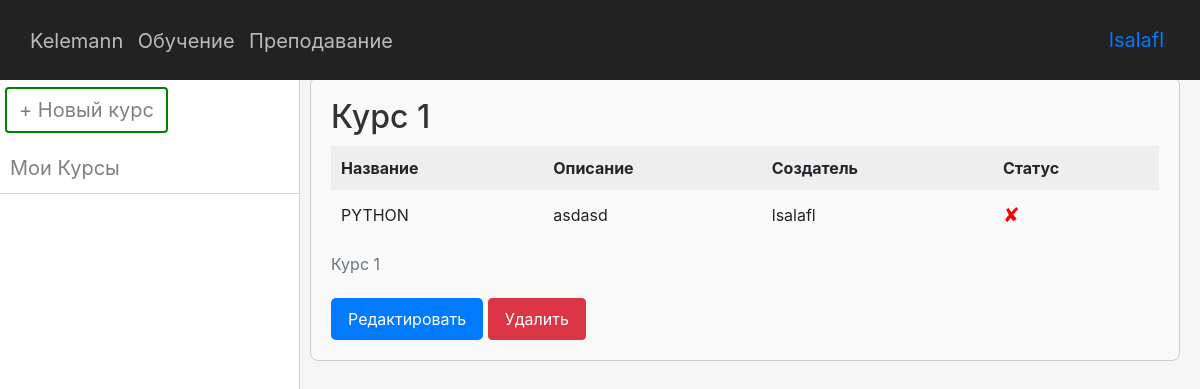
/teach/my-courses (signed in), run on an earlier commit of the app's database.
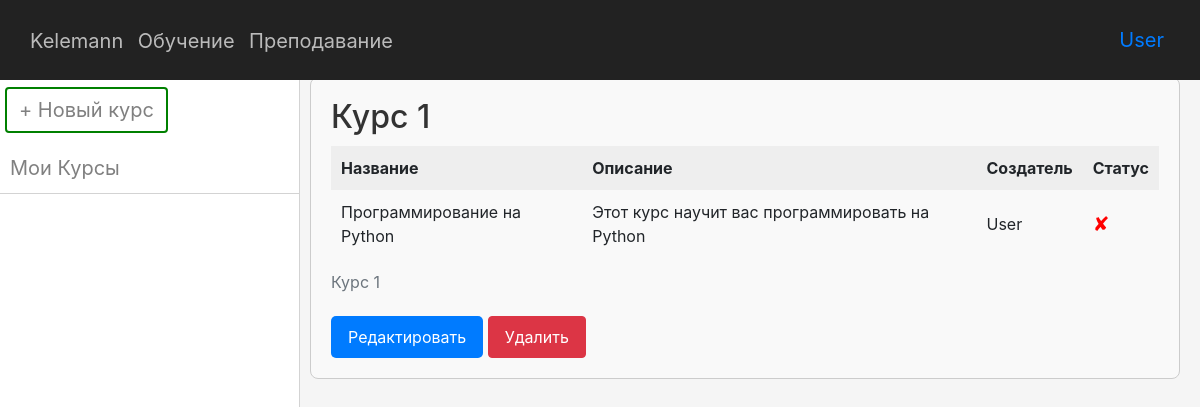
And on a later commit of the database.
### data/users.py (models this page shows, shortened)
class User(SqlAlchemyBase, UserMixin, SerializerMixin):
    __tablename__ = 'users'
    id = sqlalchemy.Column(sqlalchemy.Integer, primary_key=True, autoincrement=True)
    name = sqlalchemy.Column(sqlalchemy.String)
    email = sqlalchemy.Column(sqlalchemy.String, index=True, unique=True)
    hashed_password = sqlalchemy.Column(sqlalchemy.String)
    completed_courses = sqlalchemy.Column(sqlalchemy.String, nullable=True)
    courses = orm.relationship("Course", back_populates='user')

### data/courses.py (models this page shows)
class Course(SqlAlchemyBase, UserMixin, SerializerMixin):
    __tablename__ = 'cources'
    id = sqlalchemy.Column(sqlalchemy.Integer, primary_key=True, autoincrement=True)
    name = sqlalchemy.Column(sqlalchemy.String, unique=True)
    description = sqlalchemy.Column(sqlalchemy.String, nullable=True)
    user_id = sqlalchemy.Column(sqlalchemy.Integer, sqlalchemy.ForeignKey("users.id"))
    user = orm.relationship('User')
    lessons = orm.relationship("Lesson", back_populates='course')

### main.py (the view)
@app.route('/teach/my-courses')
@login_required
def my_courses():
    db_sess = db_session.create_session()
    my_courses = db_sess.query(Course).filter(Course.user_id == flask_login.current_user.id)
    users = db_sess.query(User).all()
    return render_template('my_courses.html', my_courses=my_courses, users=users)

### data/db_session.py (called while the page is built)
def create_session() -> Session:
    global __factory
    return __factory()

### main.py (called while the page is built)
@login_manager.user_loader
def load_user(user_id):
    db_sess = db_session.create_session()
    return db_sess.get(User, user_id)

### templates/my_courses.html
{% extends "base.html" %}
{% block link %}
    <link rel="stylesheet" href="../static/css/header.css">
    <link rel="stylesheet" href="../static/css/sidebar.css">
    <link rel="stylesheet" href="../static/css/my-course.css">
    <link rel="stylesheet" href="../static/css/main.css">
{% endblock %}
{% block sidebar %}
    <nav class="sidebar">
        <div class="content-lesson">
            <a href="/teach/new" class="btn btn-success create_btn">+ Новый курс</a>
            <ul>
                <li><a href="/teach/my-courses">Мои Курсы</a></li>
            </ul>
        </div>
    </nav>
{% endblock %}
{% block content %}
<div class="main-content">
    {% if my_courses %}
        {% for course in my_courses %}
            <div class="course">
                <h2>Курс {{course.id}}</h2>
                <table>
                    <caption>Курс {{course.id}}</caption>
                    <thead>
                        <tr>
                            <th>Название</th>
                            <th>Описание</th>
                            <th>Создатель</th>
                            <th>Статус</th>
                        </tr>
                    </thead>
                    <tbody>
                        <tr>
                            <td>{{course.name}}</td>
                            <td>{{course.description | safe}}</td>
                            <td>{{users[course.user_id - 1].name}}</td>
                            <td>
                                {% if current_user.is_authenticated %}
                                    {% if course.id|string() in current_user.completed_courses %}
                                        <span class="status-icon completed">✔</span>
                                    {% else %}
                                        <span class="status-icon not-completed">✘</span>
                                    {% endif %}
                                {% else %}
                                    <span class="status-icon">🔒</span>
                                    <span>Войдите в аккаунт, чтобы узнать статус</span>
                                {% endif %}
                            </td>
                        </tr>
                    </tbody>
                </table>
                <a href="/teach/{{ course.name }}" class="btn btn-edit">Редактировать</a>
                <a href="/teach/my-courses/delete/{{ course.name }}" class="btn btn-danger">Удалить</a>
            </div>
        {% endfor %}
    {% else %}
        <h1>Курсов ещё нет</h1>
    {% endif %}
</div>
{% endblock %}

### templates/base.html (shortened to what this page needs)
<!doctype html>
<html lang="en">
<head>
    <link rel="stylesheet"
        href="https://stackpath.bootstrapcdn.com/bootstrap/4.4.1/css/bootstrap.min.css"
>
    {% block link %}{% endblock %}
</head>
<body>
    <div class="content-container">
        <header class="header">
            <div class="header-left">
                <span class="logo"><a href="/" class="a-left">Kelemann</a></span>
                <a href="/learn" class="a-left">Обучение</a>
                <a href="/teach" class="a-left">Преподавание</a>
            </div>
            <div class="header-right">
                {% if current_user.is_authenticated %}
                <a class="navbar-brand" href="/logout">{{ current_user.name }}</a>
                {% else %}
                    <a class="btn btn-primary " href="/register">Зарегистрироваться</a>
                    <a class="btn btn-success" href="/login">Войти</a>
                {% endif %}
            </div>
        </header>
        {% block sidebar %}{% endblock %}
        <div class="main-content">
            {% block content %}{% endblock %}
        </div>
    </div>
</body>
</html>

What changed in the data, as far as the page shows it:
changed User: name "lsalafl" → "User"
changed Course id 1: name "PYTHON" → "Программирование на Python"; description "asdasd" → "Этот курс научит вас программировать на Python"
